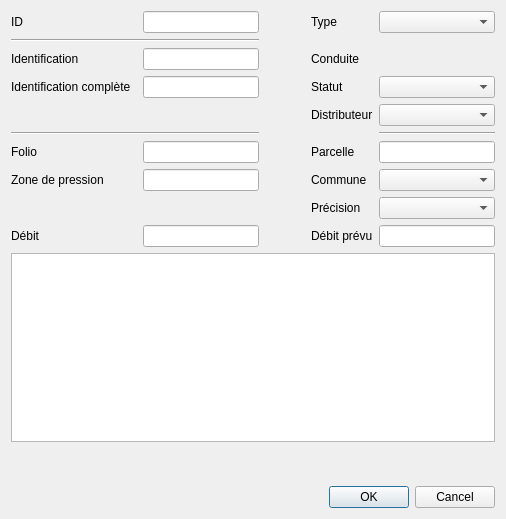
<?xml version="1.0" encoding="UTF-8"?>
<ui version="4.0">
 <class>Dialog</class>
 <widget class="QDialog" name="Dialog">
  <property name="geometry">
   <rect>
    <x>0</x>
    <y>0</y>
    <width>506</width>
    <height>519</height>
   </rect>
  </property>
  <property name="windowTitle">
   <string>Abonné</string>
  </property>
  <layout class="QGridLayout" name="gridLayout">
   <item row="11" column="0">
    <widget class="QLabel" name="label_9">
     <property name="text">
      <string>Zone de pression</string>
     </property>
    </widget>
   </item>
   <item row="10" column="5">
    <widget class="QLineEdit" name="parcel"/>
   </item>
   <item row="4" column="4">
    <widget class="QLabel" name="label_3">
     <property name="text">
      <string>Statut</string>
     </property>
    </widget>
   </item>
   <item row="7" column="5">
    <widget class="Line" name="line_3">
     <property name="orientation">
      <enum>Qt::Horizontal</enum>
     </property>
    </widget>
   </item>
   <item row="11" column="2">
    <widget class="QLineEdit" name="_pressurezone"/>
   </item>
   <item row="16" column="2">
    <spacer name="verticalSpacer">
     <property name="orientation">
      <enum>Qt::Vertical</enum>
     </property>
     <property name="sizeHint" stdset="0">
      <size>
       <width>20</width>
       <height>40</height>
      </size>
     </property>
    </spacer>
   </item>
   <item row="4" column="5">
    <widget class="QComboBox" name="fk_status"/>
   </item>
   <item row="0" column="3">
    <spacer name="horizontalSpacer">
     <property name="orientation">
      <enum>Qt::Horizontal</enum>
     </property>
     <property name="sizeType">
      <enum>QSizePolicy::Preferred</enum>
     </property>
     <property name="sizeHint" stdset="0">
      <size>
       <width>40</width>
       <height>20</height>
      </size>
     </property>
    </spacer>
   </item>
   <item row="0" column="5">
    <widget class="QComboBox" name="fk_subscriber_type"/>
   </item>
   <item row="1" column="0" colspan="3">
    <widget class="Line" name="line_2">
     <property name="orientation">
      <enum>Qt::Horizontal</enum>
     </property>
    </widget>
   </item>
   <item row="11" column="4">
    <widget class="QLabel" name="label_8">
     <property name="text">
      <string>Commune</string>
     </property>
    </widget>
   </item>
   <item row="18" column="0" colspan="6">
    <widget class="QDialogButtonBox" name="buttonBox">
     <property name="orientation">
      <enum>Qt::Horizontal</enum>
     </property>
     <property name="standardButtons">
      <set>QDialogButtonBox::Cancel|QDialogButtonBox::Ok</set>
     </property>
    </widget>
   </item>
   <item row="4" column="2">
    <widget class="QLineEdit" name="_identification_full"/>
   </item>
   <item row="4" column="0">
    <widget class="QLabel" name="label_6">
     <property name="text">
      <string>Identification complète</string>
     </property>
     <property name="wordWrap">
      <bool>true</bool>
     </property>
    </widget>
   </item>
   <item row="2" column="2">
    <widget class="QLineEdit" name="identification"/>
   </item>
   <item row="0" column="0">
    <widget class="QLabel" name="label">
     <property name="text">
      <string>ID</string>
     </property>
    </widget>
   </item>
   <item row="15" column="0" colspan="6">
    <widget class="QPlainTextEdit" name="remark"/>
   </item>
   <item row="7" column="0" colspan="3">
    <widget class="Line" name="line">
     <property name="orientation">
      <enum>Qt::Horizontal</enum>
     </property>
    </widget>
   </item>
   <item row="2" column="4">
    <widget class="QLabel" name="label_4">
     <property name="text">
      <string>Conduite</string>
     </property>
    </widget>
   </item>
   <item row="13" column="0">
    <widget class="QLabel" name="label_11">
     <property name="text">
      <string>Débit</string>
     </property>
    </widget>
   </item>
   <item row="13" column="4">
    <widget class="QLabel" name="label_12">
     <property name="text">
      <string>Débit prévu</string>
     </property>
    </widget>
   </item>
   <item row="11" column="5">
    <widget class="QComboBox" name="fk_district"/>
   </item>
   <item row="0" column="4">
    <widget class="QLabel" name="label_2">
     <property name="text">
      <string>Type</string>
     </property>
    </widget>
   </item>
   <item row="2" column="5">
    <widget class="QgsRelationReferenceWidget" name="fk_pipe"/>
   </item>
   <item row="13" column="5">
    <widget class="QLineEdit" name="flow_planned"/>
   </item>
   <item row="2" column="0">
    <widget class="QLabel" name="label_5">
     <property name="text">
      <string>Identification</string>
     </property>
    </widget>
   </item>
   <item row="13" column="2">
    <widget class="QLineEdit" name="flow_current"/>
   </item>
   <item row="10" column="4">
    <widget class="QLabel" name="label_7">
     <property name="text">
      <string>Parcelle</string>
     </property>
    </widget>
   </item>
   <item row="0" column="2">
    <widget class="QLineEdit" name="id">
     <property name="enabled">
      <bool>true</bool>
     </property>
     <property name="readOnly">
      <bool>true</bool>
     </property>
    </widget>
   </item>
   <item row="10" column="2">
    <widget class="QLineEdit" name="_printmaps"/>
   </item>
   <item row="10" column="0">
    <widget class="QLabel" name="label_10">
     <property name="text">
      <string>Folio</string>
     </property>
    </widget>
   </item>
   <item row="5" column="5">
    <widget class="QComboBox" name="fk_distributor"/>
   </item>
   <item row="5" column="4">
    <widget class="QLabel" name="label_13">
     <property name="text">
      <string>Distributeur</string>
     </property>
    </widget>
   </item>
   <item row="12" column="4">
    <widget class="QLabel" name="label_14">
     <property name="text">
      <string>Précision</string>
     </property>
    </widget>
   </item>
   <item row="12" column="5">
    <widget class="QComboBox" name="fk_precision"/>
   </item>
  </layout>
 </widget>
 <customwidgets>
  <customwidget>
   <class>QgsRelationReferenceWidget</class>
   <extends>QWidget</extends>
   <header>qgsrelationreferencewidget.h</header>
  </customwidget>
 </customwidgets>
 <resources/>
 <connections>
  <connection>
   <sender>buttonBox</sender>
   <signal>accepted()</signal>
   <receiver>Dialog</receiver>
   <slot>accept()</slot>
   <hints>
    <hint type="sourcelabel">
     <x>248</x>
     <y>254</y>
    </hint>
    <hint type="destinationlabel">
     <x>157</x>
     <y>274</y>
    </hint>
   </hints>
  </connection>
  <connection>
   <sender>buttonBox</sender>
   <signal>rejected()</signal>
   <receiver>Dialog</receiver>
   <slot>reject()</slot>
   <hints>
    <hint type="sourcelabel">
     <x>316</x>
     <y>260</y>
    </hint>
    <hint type="destinationlabel">
     <x>286</x>
     <y>274</y>
    </hint>
   </hints>
  </connection>
 </connections>
</ui>
